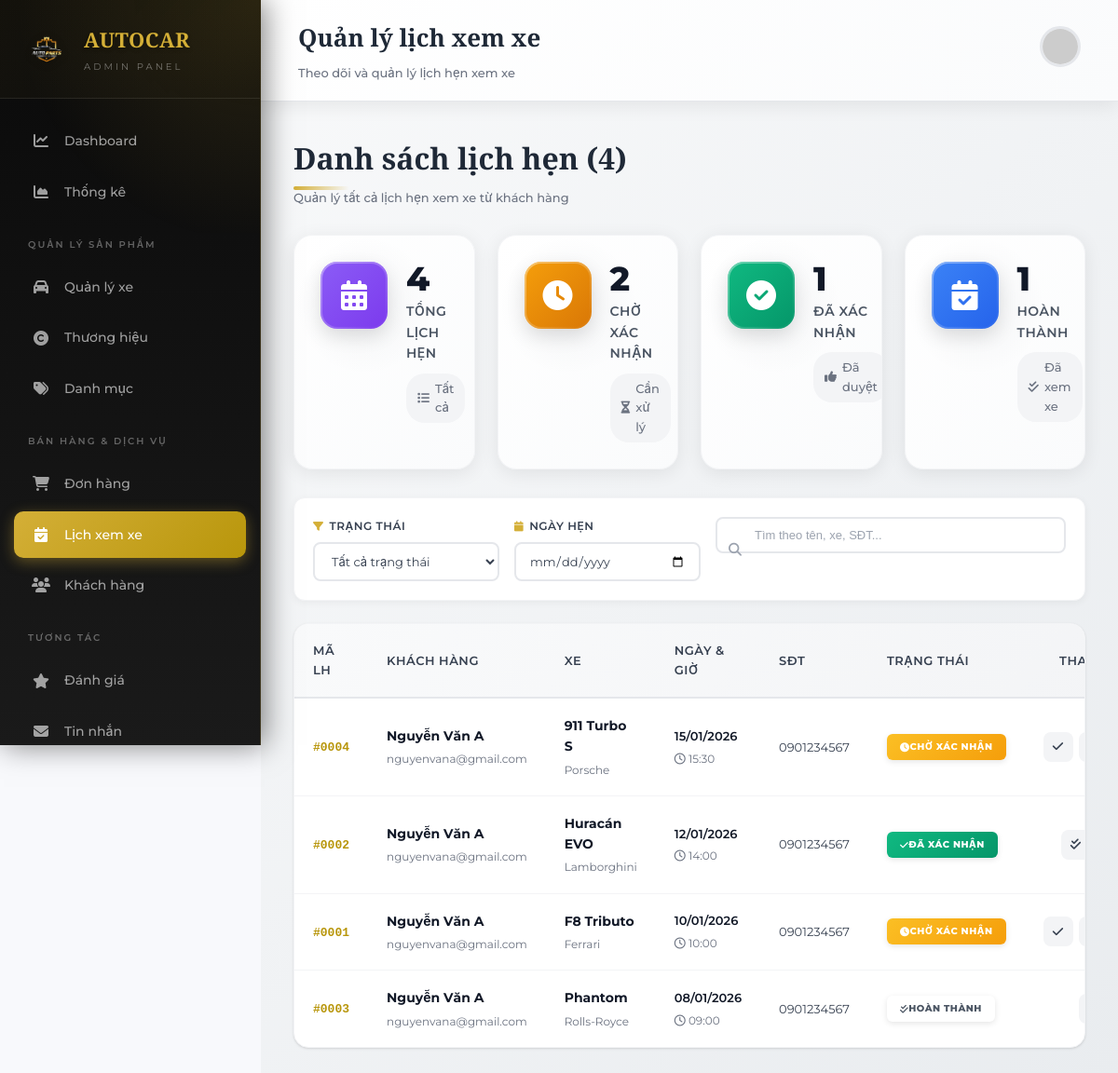
The app's page /admin/appointments (signed in) with its own data.
### tables this page shows
CREATE TABLE `appointments` (
  `id` int(11) NOT NULL,
  `user_id` int(11) NOT NULL,
  `car_id` int(11) NOT NULL,
  `appointment_date` date NOT NULL,
  `appointment_time` time NOT NULL,
  `full_name` varchar(100) NOT NULL,
  `phone` varchar(20) NOT NULL,
  `email` varchar(150) DEFAULT NULL,
  `notes` text DEFAULT NULL,
  `status` enum('pending','confirmed','cancelled','completed') DEFAULT 'pending',
  `created_at` timestamp NOT NULL DEFAULT current_timestamp()
);

CREATE TABLE `cars` (
  `id` int(11) NOT NULL,
  `name` varchar(150) NOT NULL,
  `brand_id` int(11) NOT NULL,
  `category_id` int(11) NOT NULL,
  `price` decimal(15,2) NOT NULL,
  `year` int(11) DEFAULT NULL,
  `mileage` int(11) DEFAULT NULL,
  `fuel` enum('gasoline','diesel','electric') DEFAULT NULL,
  `transmission` enum('manual','automatic') DEFAULT NULL,
  `color` varchar(50) DEFAULT NULL,
  `description` text DEFAULT NULL,
  `status` enum('available','sold') DEFAULT 'available',
  `created_at` timestamp NOT NULL DEFAULT current_timestamp()
);

CREATE TABLE `brands` (
  `id` int(11) NOT NULL,
  `name` varchar(100) NOT NULL,
  `logo` varchar(255) DEFAULT NULL,
  `description` text DEFAULT NULL,
  `created_at` timestamp NOT NULL DEFAULT current_timestamp()
);

### app/controllers/AppointmentController.php (called while the page is built, shortened)
<?php
require_once __DIR__ . '/../models/AppointmentModel.php';
class AppointmentController
{
    public function adminList()
    {
        include __DIR__ . '/../views/admin/appointments/list.php';
    }
}

### config/database.php (called while the page is built, shortened)
<?php
class Database
{
    private static $instance = null;
    private $conn;
    private function __construct()
    {
        $config = require __DIR__ . '/config.php';
        $db = $config['db'];
        try {
            $dsn = "mysql:host={$db['host']};dbname={$db['dbname']};charset={$db['charset']}";
            $this->conn = new PDO($dsn, $db['username'], $db['password']);
            $this->conn->setAttribute(PDO::ATTR_ERRMODE, PDO::ERRMODE_EXCEPTION);
            $this->conn->setAttribute(PDO::ATTR_DEFAULT_FETCH_MODE, PDO::FETCH_ASSOC);
        } catch (PDOException $e) {
            die("Lỗi kết nối CSDL: " . $e->getMessage());
        }
    }
    public static function getInstance()
    {
        if (self::$instance === null) {
            self::$instance = new Database();
        }
        return self::$instance;
    }
    public function getConnection()
    {
        $this->ping();
        return $this->conn;
    }
    private function ping()
    {
        try {
            $this->conn->query('SELECT 1');
        } catch (PDOException $e) {
            $this->reconnect();
        }
    }
}

### config/config.php (called while the page is built, shortened)
<?php
return [
    'db' => [
        'host'     => 'localhost',
        'dbname'   => 'banxeoto',
        'username' => 'root',
        'password' => '',
        'charset'  => 'utf8mb4'
    ]
];

### app/models/BaseModel.php (called while the page is built, shortened)
<?php
require_once __DIR__ . '/../../config/database.php';
class BaseModel
{
    public function __construct()
    {
        $this->db = Database::getInstance()->getConnection();
    }
}

### app/models/AppointmentModel.php (called while the page is built, shortened)
<?php
require_once __DIR__ . '/BaseModel.php';
class AppointmentModel extends BaseModel
{
    protected $table = 'appointments';
    public function getAllWithDetails()
    {
        $sql = "SELECT a.*, c.name as car_name, c.price as car_price,
                b.name as brand_name,
                u.full_name as user_name, u.email as user_email,
                (SELECT image_url FROM car_images WHERE car_id = c.id ORDER BY id ASC LIMIT 1) as car_image
                FROM {$this->table} a
                LEFT JOIN cars c ON a.car_id = c.id
                LEFT JOIN brands b ON c.brand_id = b.id
                LEFT JOIN users u ON a.user_id = u.id
                ORDER BY a.appointment_date DESC, a.appointment_time DESC";
        $stmt = $this->db->prepare($sql);
        $stmt->execute();
        return $stmt->fetchAll();
    }
}

### app/views/admin/appointments/list.php (the view, shortened to what this page needs)
<?php
require_once __DIR__ . '/../../../models/AppointmentModel.php';
$appointmentModel = new AppointmentModel();
$appointments = $appointmentModel->getAllWithDetails();
$totalAppointments = count($appointments);
$pendingAppointments = count(array_filter($appointments, fn($a) => $a['status'] === 'pending'));
$confirmedAppointments = count(array_filter($appointments, fn($a) => $a['status'] === 'confirmed'));
$completedAppointments = count(array_filter($appointments, fn($a) => $a['status'] === 'completed'));
?>
<!DOCTYPE html>
<html lang="vi">
<head>
    <link rel="stylesheet" href="https://cdnjs.cloudflare.com/ajax/libs/font-awesome/6.4.0/css/all.min.css">
    <link rel="stylesheet" href="<?= BASE_URL ?>/assets/css/admin-common.css">
    <link rel="stylesheet" href="<?= BASE_URL ?>/assets/css/admin-stats.css">
    <link rel="stylesheet" href="<?= BASE_URL ?>/assets/css/admin-orders.css">
    <link rel="stylesheet" href="<?= BASE_URL ?>/assets/css/admin-modal.css">
</head>
<body>
    <?php $activePage = 'appointments'; include __DIR__ . '/../layouts/sidebar.php'; ?>
    <main class="admin-main">
        <header class="admin-header">
            <div>
                <h1>Quản lý lịch xem xe</h1>
                <p style="font-size: 13px; color: var(--gray-500); margin: 6px 0 0 0; font-weight: 500;">Theo dõi và quản lý lịch hẹn xem xe</p>
            </div>
            <div class="header-profile">
                <img src="https://ui-avatars.com/api/?name=Admin&background=D4AF37&color=fff" alt="Admin">
            </div>
        </header>
        <div class="admin-content">
            <div class="page-header">
                <div class="page-header-content">
                    <h2>Danh sách lịch hẹn (<?= $totalAppointments ?>)</h2>
                    <p class="page-subtitle">Quản lý tất cả lịch hẹn xem xe từ khách hàng</p>
                </div>
            </div>
            <div class="stats-grid" style="grid-template-columns: repeat(4, 1fr); margin-bottom: 30px;">
                <div class="stat-card">
                    <div class="stat-icon purple"><i class="fas fa-calendar-alt"></i></div>
                    <div class="stat-info">
                        <h3><?= $totalAppointments ?></h3>
                        <p>Tổng lịch hẹn</p>
                        <span class="stat-detail"><i class="fas fa-list"></i> Tất cả</span>
                    </div>
                </div>
                <div class="stat-card">
                    <div class="stat-icon orange"><i class="fas fa-clock"></i></div>
                    <div class="stat-info">
                        <h3><?= $pendingAppointments ?></h3>
                        <p>Chờ xác nhận</p>
                        <span class="stat-detail"><i class="fas fa-hourglass-half"></i> Cần xử lý</span>
                    </div>
                </div>
                <div class="stat-card">
                    <div class="stat-icon green"><i class="fas fa-check-circle"></i></div>
                    <div class="stat-info">
                        <h3><?= $confirmedAppointments ?></h3>
                        <p>Đã xác nhận</p>
                        <span class="stat-detail"><i class="fas fa-thumbs-up"></i> Đã duyệt</span>
                    </div>
                </div>
                <div class="stat-card">
                    <div class="stat-icon blue"><i class="fas fa-calendar-check"></i></div>
                    <div class="stat-info">
                        <h3><?= $completedAppointments ?></h3>
                        <p>Hoàn thành</p>
                        <span class="stat-detail"><i class="fas fa-check-double"></i> Đã xem xe</span>
                    </div>
                </div>
            </div>
            <div class="filters-bar">
                <div class="filter-group">
                    <label><i class="fas fa-filter"></i> Trạng thái</label>
                    <select id="filterStatus">
                        <option value="">Tất cả trạng thái</option>
                    </select>
                </div>
                <div class="filter-group">
                    <label><i class="fas fa-calendar"></i> Ngày hẹn</label>
                    <input type="date" id="filterDate">
                </div>
                <div class="filter-search">
                    <i class="fas fa-search"></i>
                    <input type="text" id="searchAppointment" placeholder="Tìm theo tên, xe, SĐT...">
                </div>
            </div>
            <?php if ($totalAppointments === 0): ?>
            <div class="empty-state">
                <div class="empty-icon">
                    <i class="fas fa-calendar-alt"></i>
                </div>
                <h3>Chưa có lịch hẹn nào</h3>
                <p>Hiện tại chưa có lịch hẹn xem xe nào. Các lịch hẹn sẽ xuất hiện ở đây khi khách hàng đặt lịch.</p>
            </div>
            <?php else: ?>
            <div class="table-container">
                <table class="data-table">
                    <thead>
                        <tr>
                            <th style="width: 80px;">Mã LH</th>
                            <th>Khách hàng</th>
                            <th>Xe</th>
                            <th style="width: 140px;">Ngày & Giờ</th>
                            <th style="width: 120px;">SĐT</th>
                            <th style="width: 130px;">Trạng thái</th>
                            <th style="width: 100px; text-align: center;">Thao tác</th>
                        </tr>
                    </thead>
                    <tbody>
                        <?php foreach ($appointments as $appointment): ?>
                        <tr data-status="<?= $appointment['status'] ?>" data-date="<?= $appointment['appointment_date'] ?>">
                            <td><span class="order-id">#<?= str_pad($appointment['id'], 4, '0', STR_PAD_LEFT) ?></span></td>
                            <td>
                                <div style="display: flex; flex-direction: column; gap: 4px;">
                                    <strong style="font-size: 14px; color: var(--gray-900);"><?= htmlspecialchars($appointment['full_name'] ?? 'Khách hàng') ?></strong>
                                    <span style="font-size: 12px; color: var(--gray-500);"><?= htmlspecialchars($appointment['email'] ?? '') ?></span>
                                </div>
                            </td>
                            <td>
                                <div style="display: flex; flex-direction: column; gap: 4px;">
                                    <strong style="font-size: 14px; color: var(--gray-900);"><?= htmlspecialchars($appointment['car_name'] ?? 'Xe') ?></strong>
                                    <span style="font-size: 12px; color: var(--gray-500);"><?= htmlspecialchars($appointment['brand_name'] ?? '') ?></span>
                                </div>
                            </td>
                            <td>
                                <div style="display: flex; flex-direction: column; gap: 4px;">
                                    <span style="font-size: 13px; color: var(--gray-900); font-weight: 600;"><?= date('d/m/Y', strtotime($appointment['appointment_date'])) ?></span>
                                    <span style="font-size: 12px; color: var(--gray-500);"><i class="far fa-clock"></i> <?= date('H:i', strtotime($appointment['appointment_time'])) ?></span>
                                </div>
                            </td>
                            <td><span style="color: var(--gray-700); font-size: 13px;"><?= htmlspecialchars($appointment['phone']) ?></span></td>
                            <td>
                                <span class="status-badge <?= $appointment['status'] ?>">
                                    <?php
                                    switch($appointment['status']) {
                                        case 'pending': echo '<i class="fas fa-clock"></i> Chờ xác nhận'; break;
                                        case 'confirmed': echo '<i class="fas fa-check"></i> Đã xác nhận'; break;
                                        case 'completed': echo '<i class="fas fa-check-double"></i> Hoàn thành'; break;
                                    }
                                    ?>
                                </span>
                            </td>
                            <td>
                                <div class="table-actions">
                                    <?php if ($appointment['status'] === 'pending'): ?>
                                    <button class="action-btn" onclick="updateStatus(<?= $appointment['id'] ?>, 'confirmed')" title="Xác nhận">
                                        <i class="fas fa-check"></i>
                                    </button>
                                    <button class="action-btn" onclick="updateStatus(<?= $appointment['id'] ?>, 'cancelled')" title="Hủy lịch">
                                    </button>
                                    <?php elseif ($appointment['status'] === 'confirmed'): ?>
                                    <button class="action-btn" onclick="updateStatus(<?= $appointment['id'] ?>, 'completed')" title="Hoàn thành">
                                        <i class="fas fa-check-double"></i>
                                    </button>
                                    <?php endif; ?>
                                    <button class="action-btn" onclick="viewDetail(<?= $appointment['id'] ?>)" title="Xem chi tiết">
                                    </button>
                                </div>
                            </td>
                        </tr>
                        <?php endforeach; ?>
                    </tbody>
                </table>
            </div>
            <?php endif; ?>
        </div>
    </main>
</body>
</html>

### records on screen
appointments: id "0004", full_name "Nguyễn Văn A", email "nguyenvana@gmail.com", car.name "911 Turbo S", brands.name "Porsche", appointment_date "15/01/2026", appointment_time "15:30", phone "0901234567", status "pending" (drawn)
appointments: id "0002", full_name "Nguyễn Văn A", email "nguyenvana@gmail.com", car.name "Huracán EVO", brands.name "Lamborghini", appointment_date "12/01/2026", appointment_time "14:00", phone "0901234567", status "confirmed" (drawn)
appointments: id "0001", full_name "Nguyễn Văn A", email "nguyenvana@gmail.com", car.name "F8 Tributo", brands.name "Ferrari", appointment_date "10/01/2026", appointment_time "10:00", phone "0901234567", status "pending" (drawn)
appointments: id "0003", full_name "Nguyễn Văn A", email "nguyenvana@gmail.com", car.name "Phantom", brands.name "Rolls-Royce", appointment_date "08/01/2026", appointment_time "09:00", phone "0901234567", status "completed" (drawn)

### other values on screen
$totalAppointments "4"
$pendingAppointments "2"
$confirmedAppointments "1"
$completedAppointments "1"
